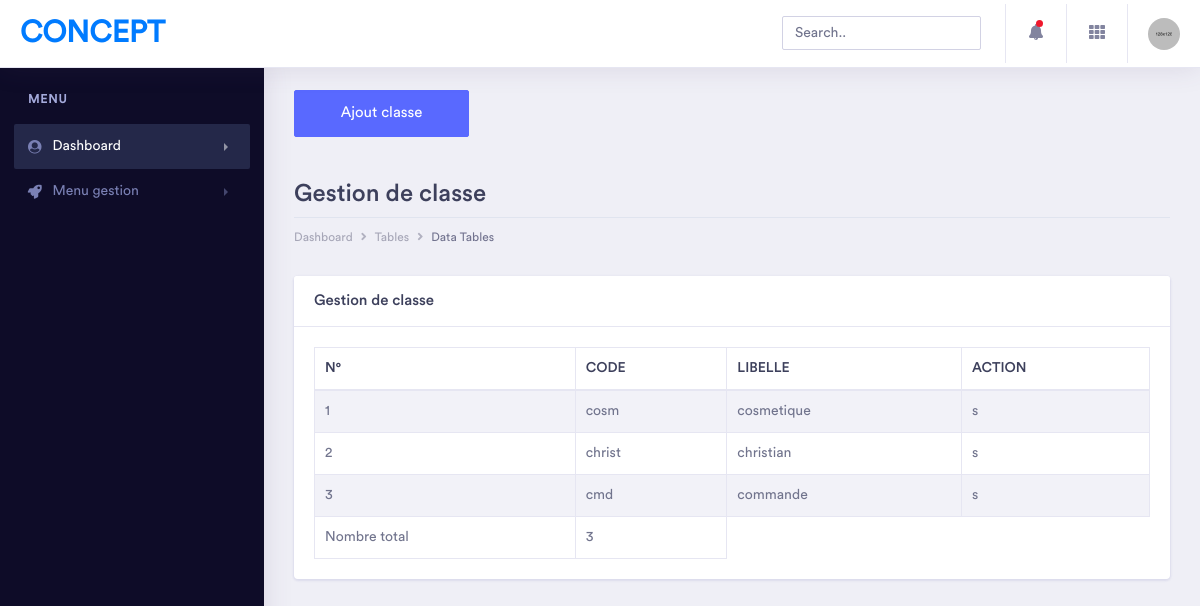
Page /classe/ on the committed database.
### app_paiement/models/classe.py (models this page shows)
class Classe(models.Model):
    codeclass = models.CharField(max_length=10,primary_key=True)
    libelleclass = models.CharField(max_length=100)

### app_paiement/views.py (the view)
# urls.py: path('classe/',fclasse,name="fclasse"),
def fclasse(request):
    classe = Classe.objects.all()
    ctx = {"classe": classe,
           "nbrc": len(classe)
    }
    return render(request,'classe.html',ctx)

### app_paiement/templates/classe.html (shortened to what this page needs)
{% extends "index.html" %}
{% block content %}
<div class="dashboard-wrapper">
    <div class="container-fluid  dashboard-content">
        <a type="submit" href="{% url 'ajouterclasse' %}"class="btn btn-primary btn-lg btn-block" style="width: 20%;color:white;">Ajout classe</a>
        <br><br>
        <div class="row">
            <div class="col-xl-12 col-lg-12 col-md-12 col-sm-12 col-12">
                <div class="page-header">
                    <h2 class="pageheader-title">Gestion de classe</h2>
                    <div class="page-breadcrumb">
                        <nav aria-label="breadcrumb">
                            <ol class="breadcrumb">
                                <li class="breadcrumb-item"><a href="#" class="breadcrumb-link">Dashboard</a></li>
                                <li class="breadcrumb-item"><a href="#" class="breadcrumb-link">Tables</a></li>
                                <li class="breadcrumb-item active" aria-current="page">Data Tables</li>
                            </ol>
                        </nav>
                    </div>
                </div>
            </div>
        </div>
        <div class="row">
            <div class="col-xl-12 col-lg-12 col-md-12 col-sm-12 col-12">
                <div class="card">
                    <h5 class="card-header">Gestion de classe</h5>
                    <div class="card-body">
                        <div class="table-responsive">
                            <table class="table table-striped table-bordered first">
                                <thead>
                                    <tr>
                                        <th>N°</th>
                                        <th>CODE</th>
                                        <th>LIBELLE</th>
                                        <th>ACTION</th>
                                    </tr>
                                </thead>
                                <tbody>
                                    {% for fc in classe %}
                                    <tr>
                                        <td>{{forloop.counter}}</td>
                                        <td>{{fc.codeclass}}</td>
                                        <td>{{fc.libelleclass}}</td>
                                        <td>
                                                <a href="{% url 'deleteclasse' fc.codeclass %}" onclick="return confirm('Etes-vous sur de vouloir supprimer?')">s</a>
                                        </td>
                                    </tr>
                                    {% endfor %}
                                    <tr>
                                        <td>Nombre total</td>
                                        <td>{{nbrc}}</td>
                                    </tr>
                            </table>
                        </div>
                    </div>
                </div>
            </div>
{% endblock content %}

### rows in the picture
Classe: codeclass "cosm", libelleclass "cosmetique"
Classe: codeclass "christ", libelleclass "christian"
Classe: codeclass "cmd", libelleclass "commande"

### other values in the picture
{{ nbrc }} "3"
